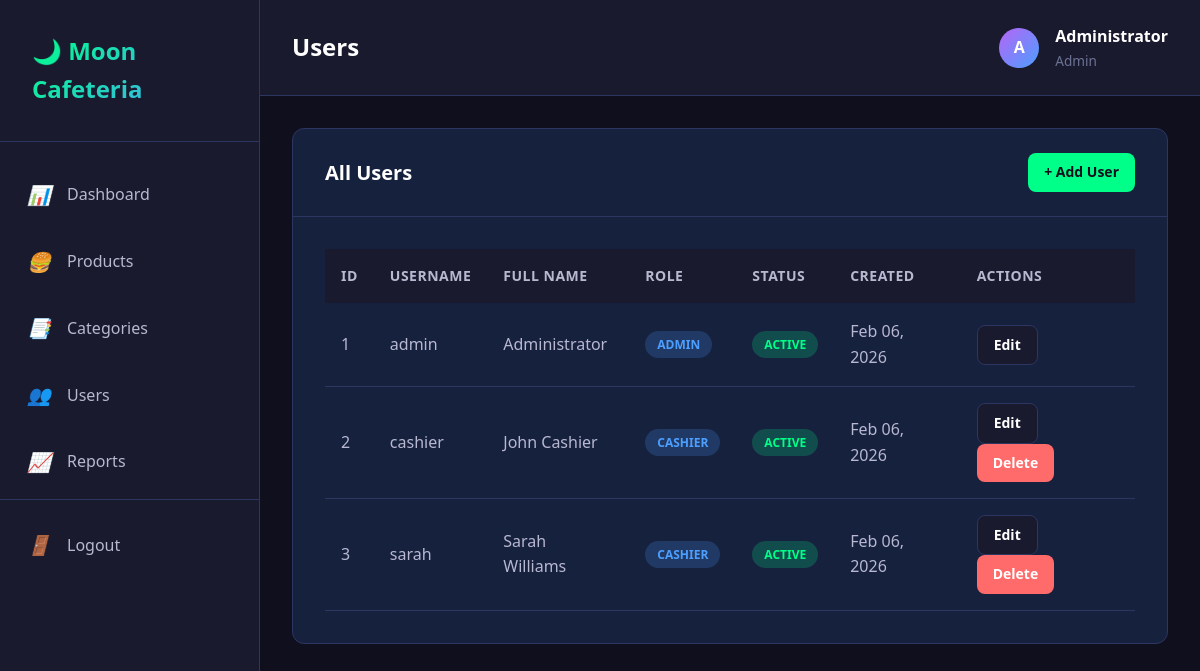
The page /admin/users.php (signed in) on the database its author committed.
### tables this page shows
CREATE TABLE users (
    id INT PRIMARY KEY AUTO_INCREMENT,
    username VARCHAR(50) NOT NULL UNIQUE,
    password VARCHAR(255) NOT NULL,
    full_name VARCHAR(100) NOT NULL,
    role_id INT NOT NULL,
    status ENUM('active', 'inactive') DEFAULT 'active',
    created_at TIMESTAMP DEFAULT CURRENT_TIMESTAMP,
    updated_at TIMESTAMP DEFAULT CURRENT_TIMESTAMP ON UPDATE CURRENT_TIMESTAMP,
    FOREIGN KEY (role_id) REFERENCES roles(id)
);

CREATE TABLE roles (
    id INT PRIMARY KEY AUTO_INCREMENT,
    role_name VARCHAR(50) NOT NULL UNIQUE,
    created_at TIMESTAMP DEFAULT CURRENT_TIMESTAMP
);

### config/database.php (called while the page is built, shortened)
<?php
try {
    $pdo = new PDO(
        "mysql:host=" . DB_HOST . ";dbname=" . DB_NAME . ";charset=utf8mb4",
        DB_USER,
        DB_PASS,
        [
            PDO::ATTR_ERRMODE => PDO::ERRMODE_EXCEPTION,
            PDO::ATTR_DEFAULT_FETCH_MODE => PDO::FETCH_ASSOC,
            PDO::ATTR_EMULATE_PREPARES => false
        ]
    );
} catch (PDOException $e) {
    die("Database connection failed: " . $e->getMessage());
}
function db_query($sql, $params = [])
{
    global $pdo;
    try {
        $stmt = $pdo->prepare($sql);
        $stmt->execute($params);
        return $stmt;
    } catch (PDOException $e) {
        error_log("Database query error: " . $e->getMessage());
        return false;
    }
}
function db_fetch_all($sql, $params = [])
{
    $stmt = db_query($sql, $params);
    return $stmt ? $stmt->fetchAll() : [];
}
?>

### includes/functions.php (called while the page is built, shortened)
<?php
function format_date($date, $format = 'M d, Y')
{
    return date($format, strtotime($date));
}
?>

### admin/users.php (the view, shortened to what this page needs)
<?php
require_once '../includes/header.php';
$sql = "SELECT u.*, r.role_name
        FROM users u
        JOIN roles r ON u.role_id = r.id
        ORDER BY u.created_at DESC";
$users = db_fetch_all($sql);
?>
<div class="dashboard-wrapper">
    <?php include '../includes/sidebar.php'; ?>
    <div class="main-content">
        <div class="topbar">
            <div class="topbar-left">
                <h2>Users</h2>
            </div>
            <div class="topbar-right">
                <div class="user-info">
                    <div class="user-avatar">
                        <?php echo strtoupper(substr($_SESSION['full_name'], 0, 1)); ?>
                    </div>
                    <div>
                        <div style="font-weight: 600;">
                            <?php echo htmlspecialchars($_SESSION['full_name']); ?>
                        </div>
                        <div style="font-size: 0.85rem; color: var(--text-muted);">
                            <?php echo htmlspecialchars($_SESSION['role_name']); ?>
                        </div>
                    </div>
                </div>
            </div>
        </div>
        <div class="content">
            <div class="card">
                <div class="card-header">
                    <h3 class="card-title">All Users</h3>
                    <a href="user_add.php" class="btn btn-success btn-sm">+ Add User</a>
                </div>
                <div class="card-body">
                    <div class="table-responsive">
                        <table>
                            <thead>
                                <tr>
                                    <th>ID</th>
                                    <th>Username</th>
                                    <th>Full Name</th>
                                    <th>Role</th>
                                    <th>Status</th>
                                    <th>Created</th>
                                    <th>Actions</th>
                                </tr>
                            </thead>
                            <tbody>
                                <?php if (empty($users)): ?>
                                    <tr>
                                        <td colspan="7" class="text-center">No users found</td>
                                    </tr>
                                <?php else: ?>
                                    <?php foreach ($users as $user): ?>
                                        <tr>
                                            <td>
                                                <?php echo $user['id']; ?>
                                            </td>
                                            <td>
                                                <?php echo htmlspecialchars($user['username']); ?>
                                            </td>
                                            <td>
                                                <?php echo htmlspecialchars($user['full_name']); ?>
                                            </td>
                                            <td><span class="badge badge-info">
                                                    <?php echo htmlspecialchars($user['role_name']); ?>
                                                </span></td>
                                            <td>
                                                <?php if ($user['status'] === 'active'): ?>
                                                    <span class="badge badge-success">Active</span>
                                                <?php else: ?>
                                                    <span class="badge badge-danger">Inactive</span>
                                                <?php endif; ?>
                                            </td>
                                            <td>
                                                <?php echo format_date($user['created_at']); ?>
                                            </td>
                                            <td>
                                                <a href="user_edit.php?id=<?php echo $user['id']; ?>"
                                                    class="btn btn-secondary btn-sm">Edit</a>
                                                <?php if ($user['id'] != $_SESSION['user_id']): ?>
                                                    <a href="user_delete.php?id=<?php echo $user['id']; ?>"
                                                        class="btn btn-danger btn-sm"
                                                        onclick="return confirmDelete('Are you sure you want to delete this user?')">Delete</a>
                                                <?php endif; ?>
                                            </td>
                                        </tr>
                                    <?php endforeach; ?>
                                <?php endif; ?>
                            </tbody>
                        </table>
                    </div>
                </div>
            </div>
        </div>
    </div>
</div>
<?php require_once '../includes/footer.php'; ?>

### assets/css/style.css (style rules this page uses)
:root { --bg-primary: #0f0f1e; --bg-secondary: #1a1a2e; --bg-card: #16213e; --bg-hover: #1f2d4d; --accent-green: #00ff88; --accent-purple: #b565f5; --accent-blue: #4d9fff; --accent-orange: #ff6b6b; --accent-yellow: #ffd93d; --text-primary: #ffffff; --text-secondary: #b8b8d1; --text-muted: #6c7293; --border-color: #2d3561; --shadow-sm: 0 2px 8px rgba(0, 0, 0, 0.3); --shadow-md: 0 4px 16px rgba(0, 0, 0, 0.4); --shadow-lg: 0 8px 32px rgba(0, 0, 0, 0.5); --spacing-xs: 0.5rem; --spacing-sm: 1rem; --spacing-md: 1.5rem; --spacing-lg: 2rem; --spacing-xl: 3rem; --radius-sm: 8px; --radius-md: 12px; --radius-lg: 16px; --radius-xl: 24px; --transition-fast: 0.2s ease; --transition-normal: 0.3s ease; --transition-slow: 0.5s ease; }
* { margin: 0; padding: 0; box-sizing: border-box; }
body { font-family: 'Segoe UI', Tahoma, Geneva, Verdana, sans-serif; background: var(--bg-primary); color: var(--text-primary); line-height: 1.6; overflow-x: hidden; }
h1, h2, h3, h4, h5, h6 { font-weight: 600; line-height: 1.2; margin-bottom: var(--spacing-sm); }
h2 { font-size: 2rem; }
h3 { font-size: 1.75rem; }
a { color: var(--accent-blue); text-decoration: none; transition: var(--transition-fast); }
.btn { display: inline-block; padding: 0.875rem 1.5rem; border: none; border-radius: var(--radius-sm); font-size: 1rem; font-weight: 600; cursor: pointer; transition: var(--transition-fast); text-align: center; }
.btn-success { background: var(--accent-green); color: var(--bg-primary); }
.btn-danger { background: var(--accent-orange); color: white; }
.btn-secondary { background: var(--bg-secondary); color: var(--text-primary); border: 1px solid var(--border-color); }
.btn-sm { padding: 0.5rem 1rem; font-size: 0.875rem; }
.dashboard-wrapper { display: flex; min-height: 100vh; }
.main-content { flex: 1; margin-left: 260px; background: var(--bg-primary); }
.topbar { background: var(--bg-secondary); border-bottom: 1px solid var(--border-color); padding: var(--spacing-md) var(--spacing-lg); display: flex; justify-content: space-between; align-items: center; position: sticky; top: 0; z-index: 50; }
.topbar-left h2 { margin: 0; font-size: 1.5rem; }
.topbar-right { display: flex; align-items: center; gap: var(--spacing-md); }
.user-info { display: flex; align-items: center; gap: var(--spacing-sm); }
.user-avatar { width: 40px; height: 40px; border-radius: 50%; background: linear-gradient(135deg, var(--accent-purple), var(--accent-blue)); display: flex; align-items: center; justify-content: center; font-weight: 600; }
.content { padding: var(--spacing-lg); }
.card { background: var(--bg-card); border-radius: var(--radius-md); border: 1px solid var(--border-color); margin-bottom: var(--spacing-md); overflow: hidden; }
.card-header { padding: var(--spacing-md) var(--spacing-lg); border-bottom: 1px solid var(--border-color); display: flex; justify-content: space-between; align-items: center; }
.card-title { font-size: 1.25rem; font-weight: 600; margin: 0; }
.card-body { padding: var(--spacing-lg); }
.table-responsive { overflow-x: auto; }
table { width: 100%; border-collapse: collapse; }
thead { background: var(--bg-secondary); }
th { padding: 1rem; text-align: left; font-weight: 600; color: var(--text-secondary); font-size: 0.875rem; text-transform: uppercase; letter-spacing: 0.5px; }
td { padding: 1rem; border-bottom: 1px solid var(--border-color); color: var(--text-secondary); }
.badge { display: inline-block; padding: 0.25rem 0.75rem; border-radius: 20px; font-size: 0.75rem; font-weight: 600; text-transform: uppercase; }
.badge-success { background: rgba(0, 255, 136, 0.2); color: var(--accent-green); }
.badge-info { background: rgba(77, 159, 255, 0.2); color: var(--accent-blue); }

### rows shown on the page
users: id "1", username "admin", full_name "Administrator", role.role_name "ADMIN", status "ACTIVE", created_at "Feb 06, 2026"
users: id "2", username "cashier", full_name "John Cashier", role.role_name "CASHIER", status "ACTIVE", created_at "Feb 06, 2026"
users: id "3", username "sarah", full_name "Sarah Williams", role.role_name "CASHIER", status "ACTIVE", created_at "Feb 06, 2026"

### other values the page prints
SITE_NAME "Moon Cafeteria"
substr($_SESSION['full_name'], 0, 1) "A"
$_SESSION['full_name'] "Administrator"
$_SESSION['role_name'] "Admin"
